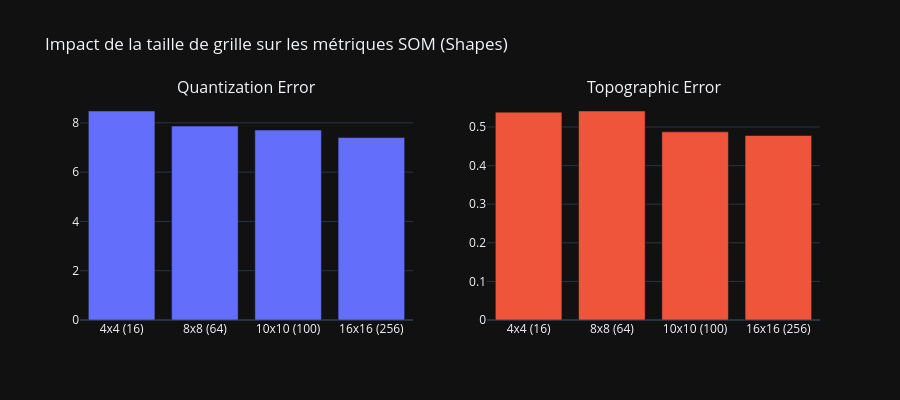

Here is the notebook cell this chart was saved with:
### Code cell
labels = [f"{gs[0]}x{gs[1]}\n({gs[0]*gs[1]})" for gs, _, _ in sweep_results]
qes = [r[1] for r in sweep_results]
tes = [r[2] for r in sweep_results]

fig = make_subplots(rows=1, cols=2, subplot_titles=["Quantization Error", "Topographic Error"])

fig.add_trace(
    go.Bar(x=labels, y=qes, marker_color="#636efa", name="QE"),
    row=1, col=1
)
fig.add_trace(
    go.Bar(x=labels, y=tes, marker_color="#EF553B", name="TE"),
    row=1, col=2
)

fig.update_layout(
    title_text="Impact de la taille de grille sur les métriques SOM (Shapes)",
    template="plotly_dark",
    showlegend=False,
    height=400, width=900
)
fig.show()

### Figure 1 — Plotly figure (JSON) as saved in the notebook; plotly's stock layout.template omitted (floating-point values rounded to 4 significant figures)
{"data": [{"marker": {"color": "#636efa"}, "name": "QE", "type": "bar", "x": ["4x4\n(16)", "8x8\n(64)", "10x10\n(100)", "16x16\n(256)"], "xaxis": "x", "y": [8.479, 7.868, 7.704, 7.402], "yaxis": "y"}, {"marker": {"color": "#EF553B"}, "name": "TE", "type": "bar", "x": ["4x4\n(16)", "8x8\n(64)", "10x10\n(100)", "16x16\n(256)"], "xaxis": "x2", "y": [0.5384, 0.5414, 0.4874, 0.4779], "yaxis": "y2"}], "layout": {"annotations": [{"font": {"size": 16}, "showarrow": false, "text": "Quantization Error", "x": 0.225, "xanchor": "center", "xref": "paper", "y": 1, "yanchor": "bottom", "yref": "paper"}, {"font": {"size": 16}, "showarrow": false, "text": "Topographic Error", "x": 0.775, "xanchor": "center", "xref": "paper", "y": 1, "yanchor": "bottom", "yref": "paper"}], "height": 400, "showlegend": false, "title": {"text": "Impact de la taille de grille sur les métriques SOM (Shapes)"}, "width": 900, "xaxis": {"anchor": "y", "domain": [0, 0.45]}, "xaxis2": {"anchor": "y2", "domain": [0.55, 1]}, "yaxis": {"anchor": "x", "domain": [0, 1]}, "yaxis2": {"anchor": "x2", "domain": [0, 1]}}}
